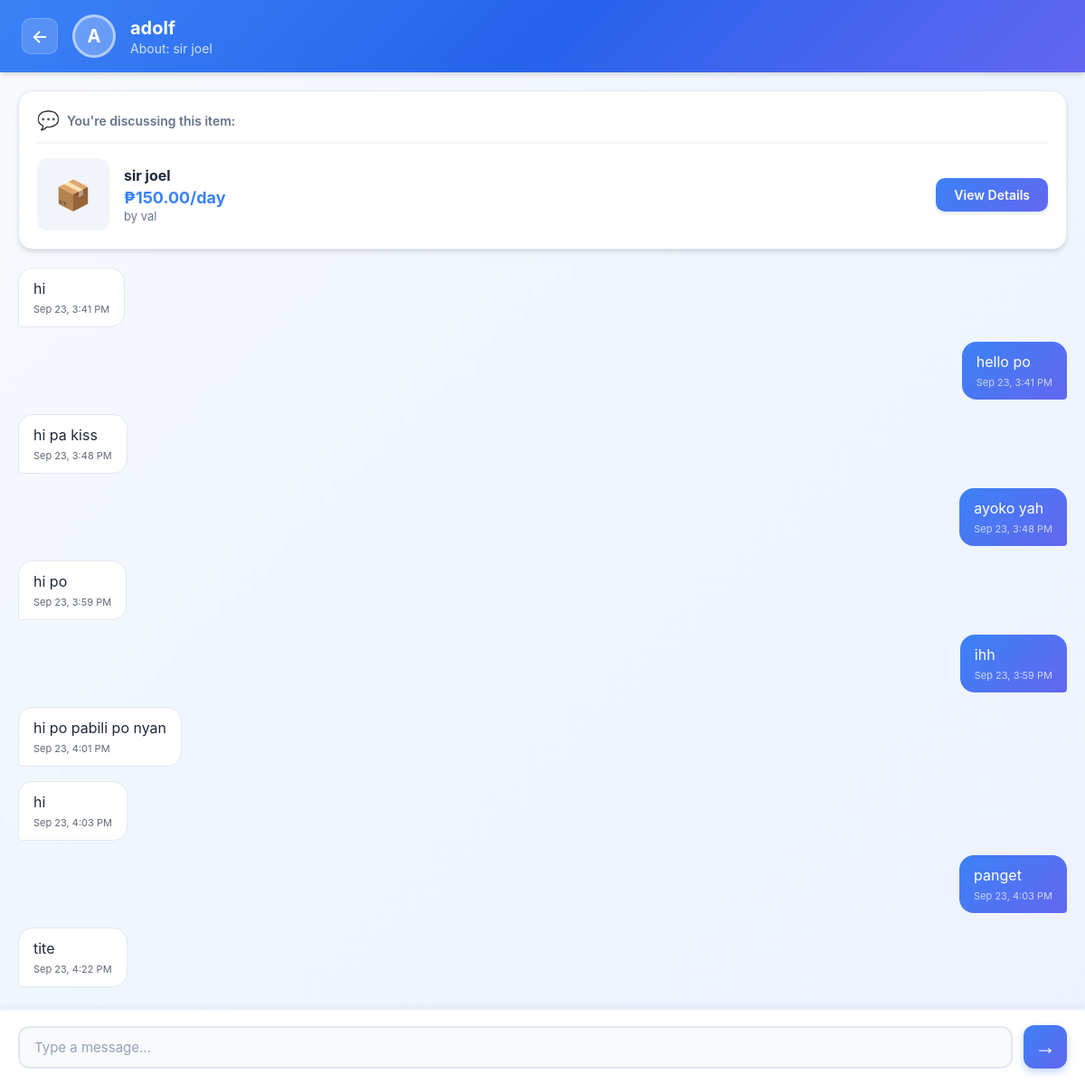
The page /chat.php?user_id=3 (signed in) on the database its author committed.
### tables this page shows
CREATE TABLE `users` (
  `ID` int(11) NOT NULL,
  `username` varchar(50) NOT NULL,
  `password` varchar(255) NOT NULL,
  `email` varchar(100) NOT NULL,
  `phone_number` varchar(20) DEFAULT NULL,
  `profile_picture_url` varchar(255) DEFAULT NULL,
  `location_latitude` decimal(10,8) DEFAULT NULL,
  `location_longitude` decimal(11,8) DEFAULT NULL,
  `created_at` timestamp NOT NULL DEFAULT current_timestamp()
);

CREATE TABLE `items` (
  `item_id` int(11) NOT NULL,
  `lender_id` int(11) NOT NULL,
  `title` varchar(100) NOT NULL,
  `description` text NOT NULL,
  `price_per_day` decimal(10,2) NOT NULL,
  `is_available` tinyint(1) DEFAULT 1,
  `available_items_count` int(255) NOT NULL DEFAULT 1,
  `location_latitude` decimal(10,8) DEFAULT NULL,
  `location_longitude` decimal(11,8) DEFAULT NULL,
  `created_at` timestamp NOT NULL DEFAULT current_timestamp(),
  `image_url` varchar(255) NOT NULL
);

CREATE TABLE `messages` (
  `message_id` int(11) NOT NULL,
  `sender_id` int(11) NOT NULL,
  `receiver_id` int(11) NOT NULL,
  `item_id` int(11) DEFAULT NULL,
  `message_text` text NOT NULL,
  `sent_at` timestamp NOT NULL DEFAULT current_timestamp(),
  `is_read` tinyint(1) DEFAULT 0
);

### chat.php (the view, shortened to what this page needs)
<?php
include("connections.php");
$current_user_id = $_SESSION["ID"];
$other_user_id = $_GET['user_id'] ?? null;
$item_id = $_GET['item_id'] ?? null;
$user_query = "SELECT username, profile_picture_url FROM users WHERE ID = $other_user_id";
$user_result = mysqli_query($connections, $user_query);
$other_user = mysqli_fetch_assoc($user_result);
$item_info = null;
if ($item_id) {
    $item_query = "SELECT i.*, u.username as lender_username
                   FROM items i
                   LEFT JOIN users u ON i.lender_id = u.ID
                   WHERE i.item_id = $item_id";
    $item_result = mysqli_query($connections, $item_query);
    $item_info = mysqli_fetch_assoc($item_result);
} else {
    $recent_item_query = "SELECT i.*, u.username as lender_username
                          FROM messages m
                          JOIN items i ON m.item_id = i.item_id
                          LEFT JOIN users u ON i.lender_id = u.ID
                          WHERE ((m.sender_id = $current_user_id AND m.receiver_id = $other_user_id)
                                 OR (m.sender_id = $other_user_id AND m.receiver_id = $current_user_id))
                          AND m.item_id IS NOT NULL
                          ORDER BY m.sent_at DESC
                          LIMIT 1";
    $recent_item_result = mysqli_query($connections, $recent_item_query);
    if ($recent_item_result && mysqli_num_rows($recent_item_result) > 0) {
        $item_info = mysqli_fetch_assoc($recent_item_result);
    }
}
$messages_query = "SELECT m.*, u.username as sender_name, i.title as item_title, i.image_url as item_image
                   FROM messages m
                   JOIN users u ON m.sender_id = u.ID
                   LEFT JOIN items i ON m.item_id = i.item_id
                   WHERE ((m.sender_id = $current_user_id AND m.receiver_id = $other_user_id)
                          OR (m.sender_id = $other_user_id AND m.receiver_id = $current_user_id))
                   ORDER BY m.sent_at ASC";
$messages = mysqli_query($connections, $messages_query);
?>
<!DOCTYPE html>
<html lang="en">
<head>
</head>
<body>
    <div class="chat-header">
        <a href="messaging.php" class="back-btn">←</a>
        <div class="user-avatar">
            <?php if ($other_user['profile_picture_url'] && file_exists($other_user['profile_picture_url'])): ?>
                <img src="<?php echo htmlspecialchars($other_user['profile_picture_url']); ?>" alt="Profile">
            <?php else: ?>
                <?php echo strtoupper(substr($other_user['username'], 0, 1)); ?>
            <?php endif; ?>
        </div>
        <div class="chat-info">
            <h2><?php echo htmlspecialchars($other_user['username']); ?></h2>
            <p class="chat-subtitle">
                <?php if ($item_info): ?>
                    About: <?php echo htmlspecialchars($item_info['title']); ?>
                <?php else: ?>
                    All conversations
                <?php endif; ?>
            </p>
        </div>
    </div>
    <div class="chat-container">
        <?php if ($item_info): ?>
            <div class="item-context-card">
                <div class="item-context-header">
                    <span class="context-icon">💬</span>
                    <span class="context-text">You're discussing this item:</span>
                </div>
                <div class="item-context-content">
                    <div class="item-context-image">
                        <?php if ($item_info['image_url'] && file_exists($item_info['image_url'])): ?>
                            <img src="<?php echo htmlspecialchars($item_info['image_url']); ?>" alt="<?php echo htmlspecialchars($item_info['title']); ?>">
                        <?php else: ?>
                            <div class="item-placeholder">📦</div>
                        <?php endif; ?>
                    </div>
                    <div class="item-context-details">
                        <h4 class="item-context-title"><?php echo htmlspecialchars($item_info['title']); ?></h4>
                        <p class="item-context-price">₱<?php echo number_format($item_info['price_per_day'], 2); ?>/day</p>
                        <p class="item-context-lender">by <?php echo htmlspecialchars($item_info['lender_username']); ?></p>
                    </div>
                    <div class="item-context-actions">
                        <a href="item_details.php?item_id=<?php echo $item_info['item_id']; ?>" class="view-item-btn" target="_blank">
                            View Details
                        </a>
                    </div>
                </div>
            </div>
        <?php endif; ?>
        <div class="messages-area" id="messagesArea">
            <?php if (mysqli_num_rows($messages) > 0): ?>
                <?php
                while($message = mysqli_fetch_assoc($messages)):
                ?>
                    <div class="message <?php echo $message['sender_id'] == $current_user_id ? 'sent' : 'received'; ?>"
                         data-ts="<?php echo htmlspecialchars($message['sent_at']); ?>"
                         data-id="<?php echo (int)$message['message_id']; ?>">
                        <div class="message-bubble">
                            <?php echo nl2br(htmlspecialchars($message['message_text'])); ?>
                            <div class="message-time">
                                <?php echo date('M j, g:i A', strtotime($message['sent_at'])); ?>
                            </div>
                        </div>
                    </div>
                <?php endwhile; ?>
            <?php else: ?>
                <div class="no-messages">
                    <p>No messages yet. Start the conversation!</p>
                </div>
            <?php endif; ?>
        </div>
        <div class="message-input-area">
            <form class="message-form" id="messageForm">
                <textarea
                    name="message_text"
                    class="message-input"
                    placeholder="Type a message..."
                    required
                    rows="1"
                    id="messageInput"
                ></textarea>
                <button type="submit" class="send-btn" id="sendBtn">→</button>
            </form>
        </div>
    </div>
</body>
</html>

### rows shown on the page
users: username "A", username "adolf"
items: title "sir joel", price_per_day "150.00", lender.username "val"
messages: message_text "hi", sent_at "Sep 23, 3:41 PM"
messages: message_text "hello po", sent_at "Sep 23, 3:41 PM"
messages: message_text "hi pa kiss", sent_at "Sep 23, 3:48 PM"
messages: message_text "ayoko yah", sent_at "Sep 23, 3:48 PM"
messages: message_text "hi po", sent_at "Sep 23, 3:59 PM"
messages: message_text "ihh", sent_at "Sep 23, 3:59 PM"
messages: message_text "hi po pabili po nyan", sent_at "Sep 23, 4:01 PM"
messages: message_text "hi", sent_at "Sep 23, 4:03 PM"
messages: message_text "panget", sent_at "Sep 23, 4:03 PM"
messages: message_text "tite", sent_at "Sep 23, 4:22 PM"
